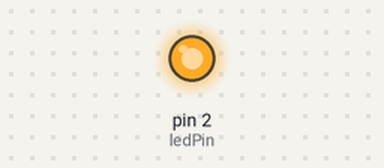
This sketch was run on a simulated Arduino Uno, built with avr-gcc and run on an emulated ATmega328P. Parts: output pins drawn as LEDs (lit = HIGH).

Above: at 0.2 s.
At 5.7 s:
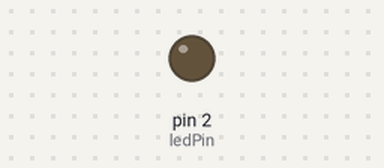
Timing chart, 0 to 9.1 s (numbered marks = the images above):
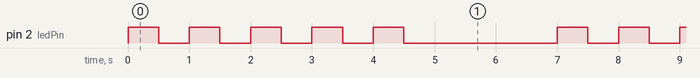

The sketch:

For.ino
```cpp
const int ledPin = 2;

void setup() {
  pinMode(ledPin, OUTPUT);
}

void loop() {

  for (int i = 0; i < 5; i++){
    digitalWrite(2, HIGH);
    delay(500);
    digitalWrite(2, LOW);
    delay(500);
  }

  delay(2000);

}
```

Measured:
- by itself, pin 2 (ledPin): repeats every 7.0 s: 4 × (LOW 0.50 s, HIGH 0.50 s), LOW 2.5 s, HIGH 0.50 s
- by itself, everything shown: repeats every 7.0 s, in 10 steps
